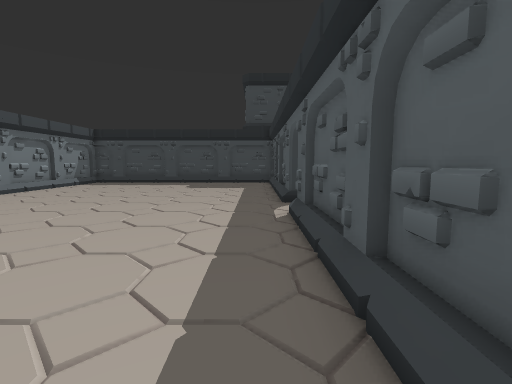
view 1 (above)

18 first-person views from a walk through a Godot game level. The camera is 1.5 m above the floor, tilts 6° down and sees 85° across. The floor is counted in squares, 1 m on a side. Each view is taken from the middle of a square. On the plan, view 1 faces up. The plan holds only what a view shows up to about 14 squares ahead; the rest is blank. The place goes on beyond the plan.

view 2
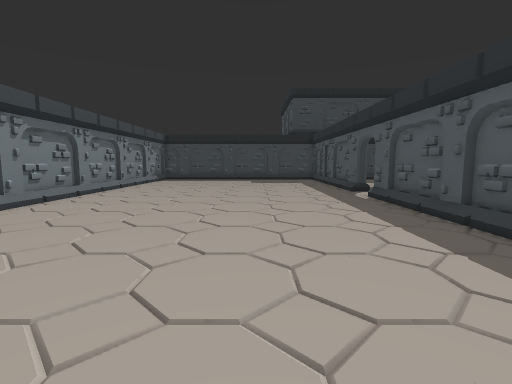

view 3
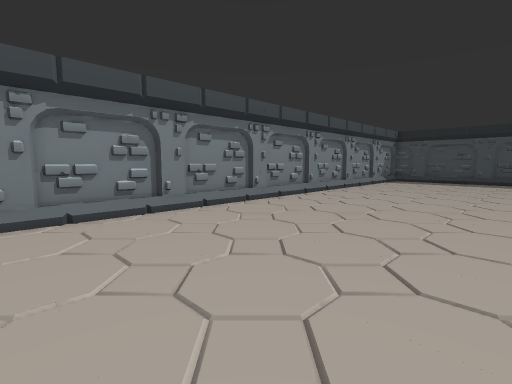

view 4
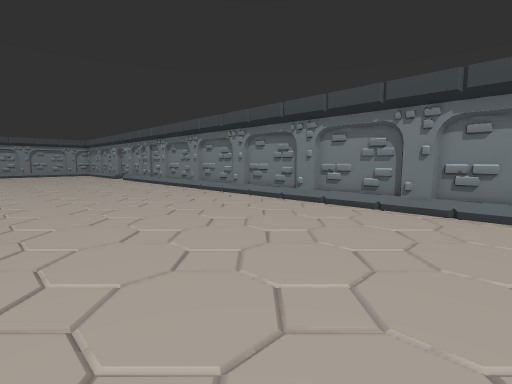

view 5
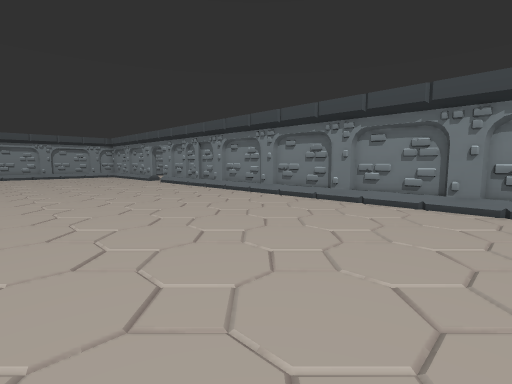

view 6
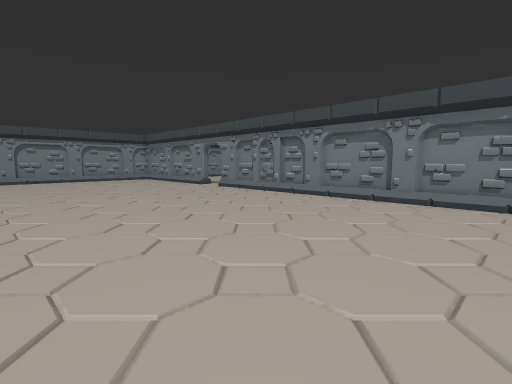

view 7
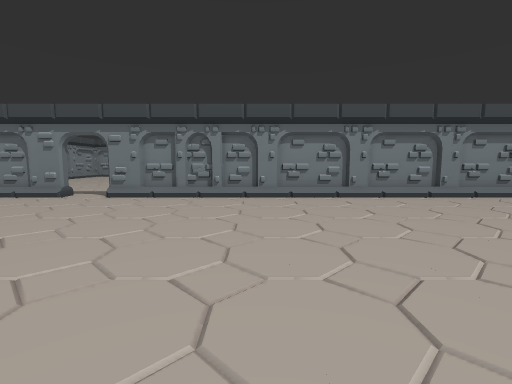

view 8
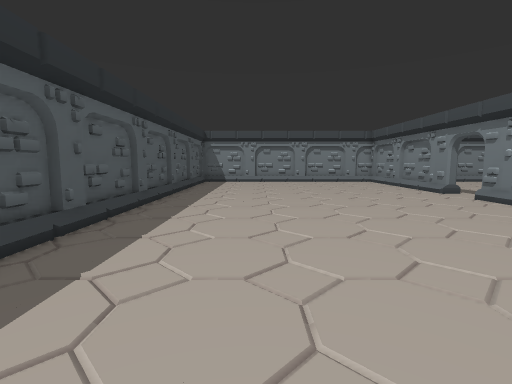

view 9
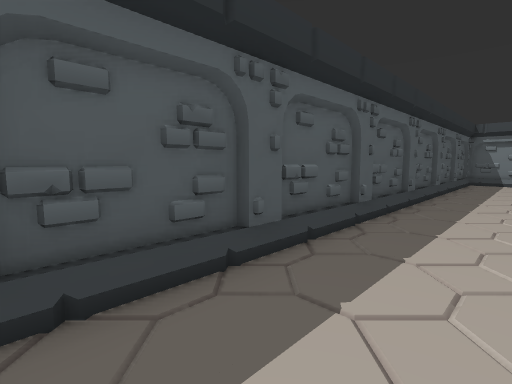

view 10
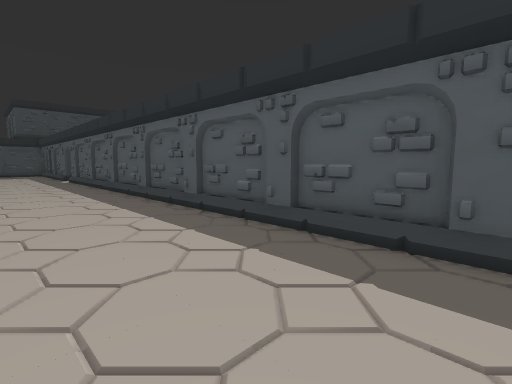

view 11
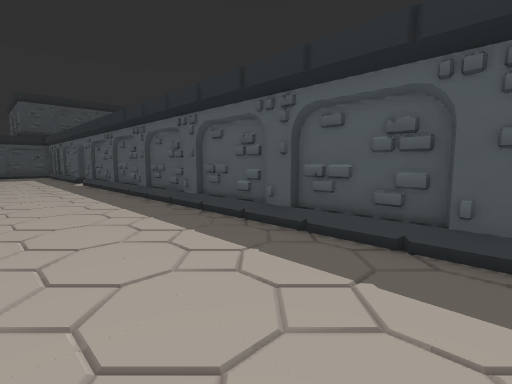

view 12
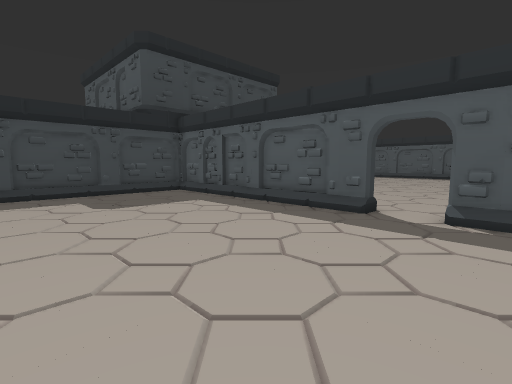

view 13
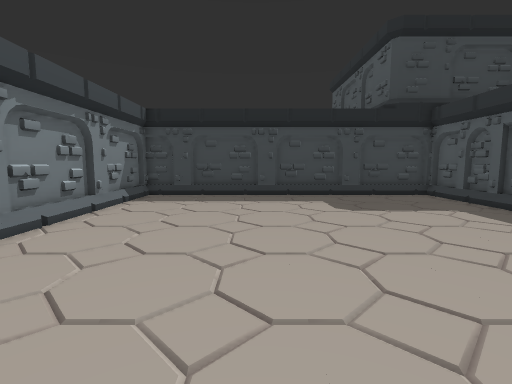

view 14
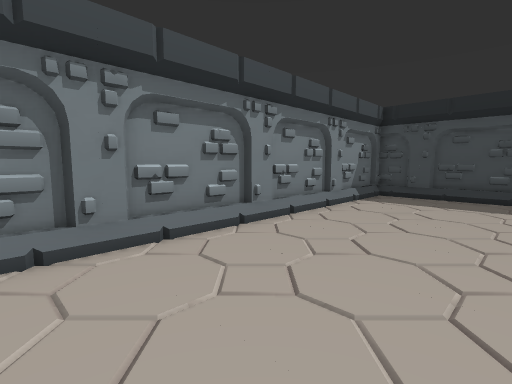

view 15
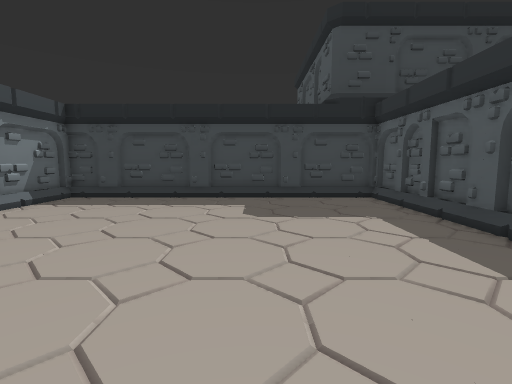

view 16
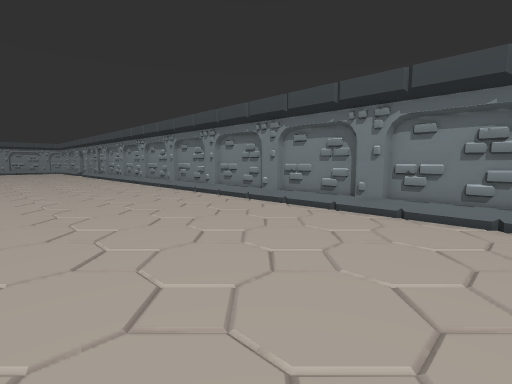

view 17
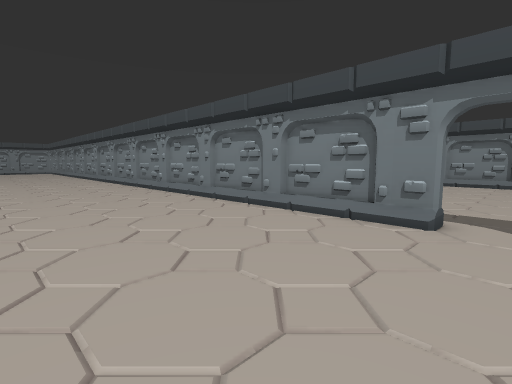

view 18
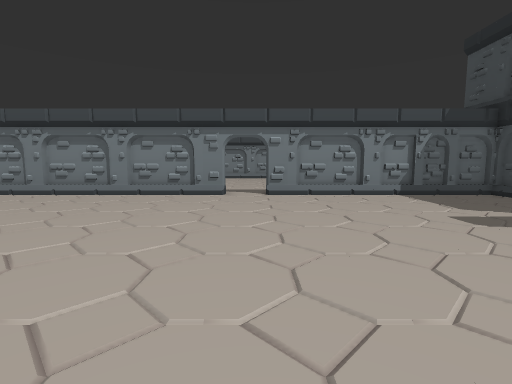

### Floor plan
Key: @ floor where view 1 was taken; # wall or solid block; . floor; / step, stairs or slope.
Columns run from 13 left of view 1 to 15 right of it. Each row starts with its distance up from view 1.
 22 ################
 21 #/////////////#//
 20 #/............#/..
 19 #/............#/...
 18 #/............#/....
 17 #/............#/......
 16 #/............#/.......
 15 #/............#/........
 14 #/............#/.........
 13 #/............#/..........
 12 #/............#/...........
 11 #/............#/...........
 10 #/......................... .
  9 #/.........................
  8 #/............#/...........
  7 #/............#/..........
  6 #/............#/.........
  5 #/............#/........
  4 #/............#/.......
  3 #/............#/.......
  2 #/............#/.......
  1 #/............#/.......
  0 #/...........@#/.......
 -1 #/............#/.......
 -2 #/............#/......
 -3 #/............#/......
 -4 #/............#  .....
 -5 #/............#   ....
 -6 #/............#    ...
 -7 #/............#     ..
 -8 #/............#
 -9 #/............#
-10 #/............#
-11 #/............#
-12 #/............#
-13 #/............#
-14 #/............#
-15 #/............#
-16 #/............#
-17 #/............#
-18 #/............#
-19 #/............#
-20 #/............#
-21 #/............#
-22 #/............#
-23 #/............#
-24 #/............#
-25 #/............#
-26 ..............#
-27 ..............#
-28 ##............#

Where each view was taken, in squares from view 1:
view 1: 0 up, 0 right, facing up
view 2: 4 down, 4 left, facing up
view 3: 3 down, 4 left, facing up-left
view 4: 0 up, 3 left, facing down-left
view 5: 5 down, 2 left, facing down-left
view 6: 11 down, 1 left, facing down-left
view 7: 19 down, 0 right, facing left
view 8: 14 down, 3 left, facing down
view 9: 13 down, 2 left, facing down-right
view 10: 17 down, 4 left, facing up-right
view 11: 13 down, 4 left, facing up-right
view 12: 7 up, 7 left, facing up-right
view 13: 8 up, 7 left, facing up
view 14: 8 up, 7 left, facing up-left
view 15: 9 up, 4 left, facing up
view 16: 9 up, 4 left, facing down-left
view 17: 10 up, 9 right, facing down-left
view 18: 10 up, 15 right, facing left
